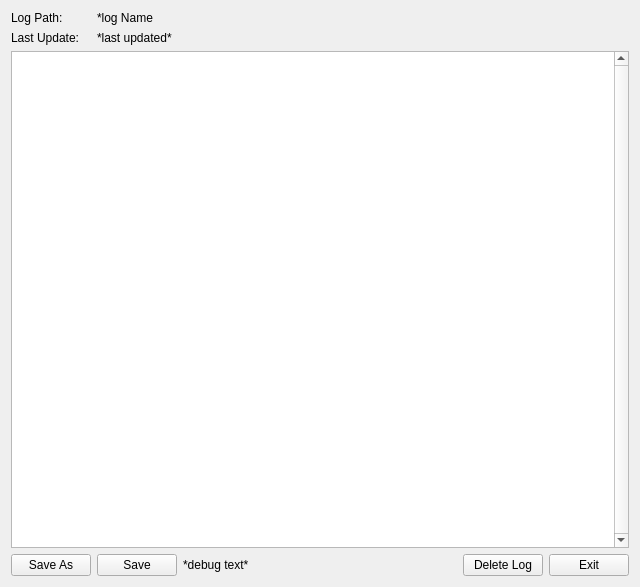
<?xml version="1.0" encoding="UTF-8"?>
<ui version="4.0">
 <class>logViewer</class>
 <widget class="QWidget" name="logViewer">
  <property name="geometry">
   <rect>
    <x>0</x>
    <y>0</y>
    <width>640</width>
    <height>587</height>
   </rect>
  </property>
  <property name="minimumSize">
   <size>
    <width>500</width>
    <height>500</height>
   </size>
  </property>
  <property name="font">
   <font>
    <family>Segoe UI</family>
   </font>
  </property>
  <property name="windowTitle">
   <string>Log Viewer</string>
  </property>
  <property name="autoFillBackground">
   <bool>false</bool>
  </property>
  <layout class="QGridLayout" name="gridLayout">
   <item row="5" column="0">
    <widget class="QPushButton" name="button_saveAs">
     <property name="sizePolicy">
      <sizepolicy hsizetype="Fixed" vsizetype="Fixed">
       <horstretch>0</horstretch>
       <verstretch>0</verstretch>
      </sizepolicy>
     </property>
     <property name="text">
      <string>Save As</string>
     </property>
    </widget>
   </item>
   <item row="5" column="1">
    <widget class="QPushButton" name="button_Save">
     <property name="sizePolicy">
      <sizepolicy hsizetype="Fixed" vsizetype="Fixed">
       <horstretch>0</horstretch>
       <verstretch>0</verstretch>
      </sizepolicy>
     </property>
     <property name="text">
      <string>Save</string>
     </property>
    </widget>
   </item>
   <item row="5" column="4">
    <widget class="QPushButton" name="button_deleteLog">
     <property name="sizePolicy">
      <sizepolicy hsizetype="Fixed" vsizetype="Fixed">
       <horstretch>2</horstretch>
       <verstretch>0</verstretch>
      </sizepolicy>
     </property>
     <property name="text">
      <string>Delete Log</string>
     </property>
    </widget>
   </item>
   <item row="5" column="5">
    <widget class="QPushButton" name="button_quit">
     <property name="sizePolicy">
      <sizepolicy hsizetype="Fixed" vsizetype="Fixed">
       <horstretch>0</horstretch>
       <verstretch>0</verstretch>
      </sizepolicy>
     </property>
     <property name="text">
      <string>Exit</string>
     </property>
    </widget>
   </item>
   <item row="0" column="0">
    <widget class="QLabel" name="label_Path">
     <property name="text">
      <string>Log Path:</string>
     </property>
    </widget>
   </item>
   <item row="1" column="0">
    <widget class="QLabel" name="label_2">
     <property name="text">
      <string>Last Update:</string>
     </property>
    </widget>
   </item>
   <item row="0" column="1" colspan="5">
    <widget class="QLabel" name="label_fileName">
     <property name="sizePolicy">
      <sizepolicy hsizetype="Expanding" vsizetype="Preferred">
       <horstretch>0</horstretch>
       <verstretch>0</verstretch>
      </sizepolicy>
     </property>
     <property name="text">
      <string>*log Name</string>
     </property>
    </widget>
   </item>
   <item row="1" column="1" colspan="4">
    <widget class="QLabel" name="label_lastUpdated">
     <property name="text">
      <string>*last updated*</string>
     </property>
    </widget>
   </item>
   <item row="5" column="2" colspan="2">
    <widget class="QLabel" name="label_debugText">
     <property name="text">
      <string>*debug text*</string>
     </property>
    </widget>
   </item>
   <item row="4" column="0" colspan="6">
    <widget class="QPlainTextEdit" name="logFileWindow">
     <property name="sizePolicy">
      <sizepolicy hsizetype="Expanding" vsizetype="Expanding">
       <horstretch>0</horstretch>
       <verstretch>0</verstretch>
      </sizepolicy>
     </property>
     <property name="font">
      <font>
       <family>Courier New</family>
       <pointsize>9</pointsize>
      </font>
     </property>
     <property name="verticalScrollBarPolicy">
      <enum>Qt::ScrollBarAlwaysOn</enum>
     </property>
     <property name="plainText">
      <string/>
     </property>
    </widget>
   </item>
  </layout>
 </widget>
 <resources/>
 <connections/>
</ui>
